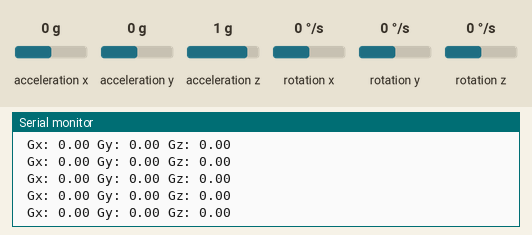
Bench run of a sketch on a simulated ESP8266 (NodeMCU). Parts: the last lines printed to the serial monitor. Wiring (inferred from the names in the program): MPU-6050 motion sensor at I2C address 0x68. The inputs (shaded band) are chosen by the test bench; at power-on: rotation y 0 °/s, acceleration x 0 g, acceleration y 0 g, acceleration z 1 g, rotation x 0 °/s, rotation z 0 °/s. WiFi joins after 1.5 s; servers stay silent unless stated.

Above: at 4.3 s.
4.4 s: rotation y set to 95 °/s
At 4.64 s:
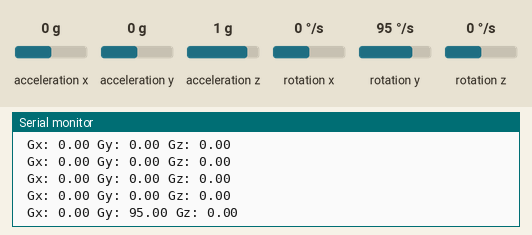
5.9 s: rotation y set to 104 °/s
At 6.05 s:
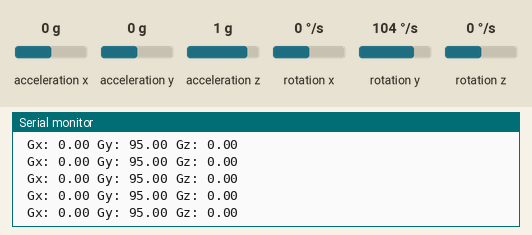
Timing chart, 0 to 8.9 s (numbered marks = the images above; inputs shaded):
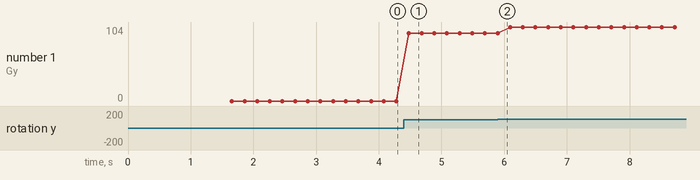

The sketch:

helmet_crash.ino
```cpp
#include <TinyGPS++.h>
#include <SoftwareSerial.h>
#include <ESP8266WiFi.h>
#include <Wire.h>
#include <ESP8266HTTPClient.h>

TinyGPSPlus gps;  // The TinyGPS++ object

SoftwareSerial ss(D4, D3); // The serial connection to the GPS device

const char* ssid = "oakridge";
const char* password = "Oak@Blr123";

float latitude , longitude;
int year , month , date, hour , minute , second;
String date_str , time_str , lat_str , lng_str;
int pm;

const uint8_t MPU6050SlaveAddress = 0x68;

// Select SDA and SCL pins for I2C communication
const uint8_t scl = D6;
const uint8_t sda = D7;

// sensitivity scale factor respective to full scale setting provided in datasheet
const uint16_t AccelScaleFactor = 16384;
const uint16_t GyroScaleFactor = 131;

// MPU6050 few configuration register addresses
const uint8_t MPU6050_REGISTER_SMPLRT_DIV   =  0x19;
const uint8_t MPU6050_REGISTER_USER_CTRL    =  0x6A;
const uint8_t MPU6050_REGISTER_PWR_MGMT_1   =  0x6B;
const uint8_t MPU6050_REGISTER_PWR_MGMT_2   =  0x6C;
const uint8_t MPU6050_REGISTER_CONFIG       =  0x1A;
const uint8_t MPU6050_REGISTER_GYRO_CONFIG  =  0x1B;
const uint8_t MPU6050_REGISTER_ACCEL_CONFIG =  0x1C;
const uint8_t MPU6050_REGISTER_FIFO_EN      =  0x23;
const uint8_t MPU6050_REGISTER_INT_ENABLE   =  0x38;
const uint8_t MPU6050_REGISTER_ACCEL_XOUT_H =  0x3B;
const uint8_t MPU6050_REGISTER_SIGNAL_PATH_RESET  = 0x68;

int16_t AccelX, AccelY, AccelZ, Temperature, GyroX, GyroY, GyroZ;

void I2C_Write(uint8_t deviceAddress, uint8_t regAddress, uint8_t data){
  Wire.beginTransmission(deviceAddress);
  Wire.write(regAddress);
  Wire.write(data);
  Wire.endTransmission();
}

// read all 14 register
void Read_RawValue(uint8_t deviceAddress, uint8_t regAddress){
  Wire.beginTransmission(deviceAddress);
  Wire.write(regAddress);
  Wire.endTransmission();
  Wire.requestFrom(deviceAddress, (uint8_t)14);
  AccelX = (((int16_t)Wire.read()<<8) | Wire.read());
  AccelY = (((int16_t)Wire.read()<<8) | Wire.read());
  AccelZ = (((int16_t)Wire.read()<<8) | Wire.read());
  Temperature = (((int16_t)Wire.read()<<8) | Wire.read());
  GyroX = (((int16_t)Wire.read()<<8) | Wire.read());
  GyroY = (((int16_t)Wire.read()<<8) | Wire.read());
  GyroZ = (((int16_t)Wire.read()<<8) | Wire.read());
}

void MPU6050_Init(){
  delay(150);
  I2C_Write(MPU6050SlaveAddress, MPU6050_REGISTER_SMPLRT_DIV, 0x07);
  I2C_Write(MPU6050SlaveAddress, MPU6050_REGISTER_PWR_MGMT_1, 0x01);
  I2C_Write(MPU6050SlaveAddress, MPU6050_REGISTER_PWR_MGMT_2, 0x00);
  I2C_Write(MPU6050SlaveAddress, MPU6050_REGISTER_CONFIG, 0x00);
  I2C_Write(MPU6050SlaveAddress, MPU6050_REGISTER_GYRO_CONFIG, 0x00);//set +/-250 degree/second full scale
  I2C_Write(MPU6050SlaveAddress, MPU6050_REGISTER_ACCEL_CONFIG, 0x00);// set +/- 2g full scale
  I2C_Write(MPU6050SlaveAddress, MPU6050_REGISTER_FIFO_EN, 0x00);
  I2C_Write(MPU6050SlaveAddress, MPU6050_REGISTER_INT_ENABLE, 0x01);
  I2C_Write(MPU6050SlaveAddress, MPU6050_REGISTER_SIGNAL_PATH_RESET, 0x00);
  I2C_Write(MPU6050SlaveAddress, MPU6050_REGISTER_USER_CTRL, 0x00);
}


void setup()
{


  Serial.begin(115200);
  ss.begin(9600);
  Serial.println();
  Serial.print("Connecting to ");
  Serial.println(ssid);
  Wire.begin(sda, scl);
  MPU6050_Init();

  WiFi.begin(ssid, password);

  while (WiFi.status() != WL_CONNECTED)
  {
    delay(500);
    Serial.print(".");
  }
  Serial.println("");
  Serial.println("WiFi connected");

}

void loop()
{

  double Ax, Ay, Az, T, Gx, Gy, Gz;

  Read_RawValue(MPU6050SlaveAddress, MPU6050_REGISTER_ACCEL_XOUT_H);

  //divide each with their sensitivity scale factor
  Ax = (double)AccelX/AccelScaleFactor;
  Ay = (double)AccelY/AccelScaleFactor;
  Az = (double)AccelZ/AccelScaleFactor;
  T = (double)Temperature/340+36.53; //temperature formula
  Gx = (double)GyroX/GyroScaleFactor;
  Gy = (double)GyroY/GyroScaleFactor;
  Gz = (double)GyroZ/GyroScaleFactor;

  //Serial.print("Ax: "); Serial.print(Ax);
  //Serial.print(" Ay: "); Serial.print(Ay);
  //Serial.print(" Az: "); Serial.print(Az);
  //Serial.print(" T: "); Serial.print(T);
  Serial.print(" Gx: "); Serial.print(Gx);
  Serial.print(" Gy: "); Serial.print(Gy);
  Serial.print(" Gz: "); Serial.println(Gz);

  if ((Gx > 75.0 || Gx < -75.0) & Gy > 100.0)
  {
    Serial.println("ACCIDENT DETECTED         ....");
    latitude = gps.location.lat();
    lat_str = String(latitude , 6);
    longitude = gps.location.lng();
    lng_str = String(longitude , 6);

    lat_str = "12.887861";
    lng_str = "77.751833";
    Serial.println("lat   " + lat_str);
    Serial.println("lng   " + lng_str);

    if( WiFi.status() == WL_CONNECTED){
      HTTPClient http;
      http.begin("http://oakridgehack.appspot.com/?lat=" + lat_str + "&longi=" + lng_str);
      int httpcode = http.GET();
      if (httpcode > 0) {
        String payload = http.getString();

      }

      http.end();
    }

  }

    delay(200);
}
```

Measured:
- after the input at 4.4 s, the serial monitor: prints a new line after 0.08 s (image 1)
- plotted number 1: 0 → 95 after the input at 4.4 s, 95 → 104 after the input at 5.9 s
